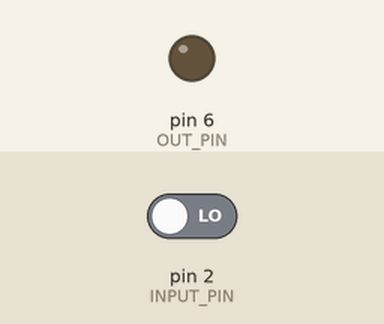
Simulated run of this sketch. Board: Arduino Uno, built with avr-gcc and run on an emulated ATmega328P. Parts: output pins drawn as LEDs (lit = HIGH). The test bench sets the inputs (shaded band); at power-on: pin 2 (INPUT_PIN) LOW.

Above: at 1.2 s.
1.3 s: pin 2 (INPUT_PIN) driven HIGH
At 2.5 s:
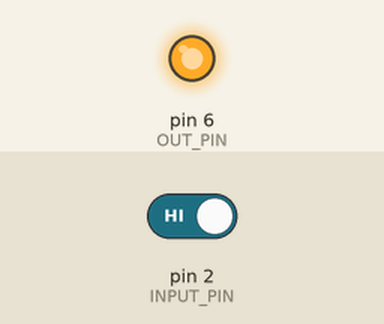
2.8 s: pin 2 (INPUT_PIN) driven LOW
At 3.2 s:
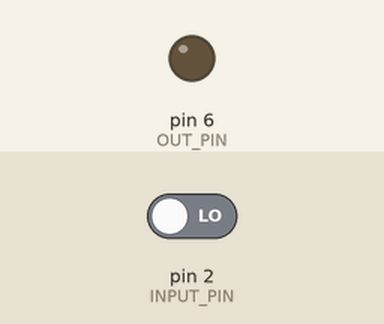
Timing chart, 0 to 5.8 s (numbered marks = the images above; inputs shaded):
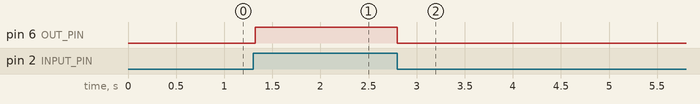

Measured:
- after the input at 1.3 s, pin 6 (OUT_PIN): LOW → HIGH at once
- after the input at 2.8 s, pin 6 (OUT_PIN): HIGH → LOW at once

The sketch:

Codice_antirimbalzo.ino
```cpp
#define DEBOUNCE_TIME  20   //mSec

#define INPUT_PIN   2
#define OUT_PIN     6

#define DEBOUNCE


void setup()
{
  pinMode(INPUT_PIN,INPUT);
  pinMode(OUT_PIN, OUTPUT);
  Serial.begin(9600);

}

void loop()
{
  uint8_t inp_val = 0;

#ifndef DEBOUNCE
  inp_val = digitalRead(INPUT_PIN);
 #endif

 #ifdef DEBOUNCE
  inp_val = read_pin(INPUT_PIN);
 #endif

  digitalWrite(OUT_PIN, inp_val);

}


uint8_t read_pin(uint8_t pin)
{
   uint8_t val = 0;
   unsigned long time = 0;
   uint8_t switch_flag = 0;

  if(digitalRead(pin) == 1)
  {
    time = millis();
    while((millis() - time) < DEBOUNCE_TIME);
    val = digitalRead(pin);
  }
  else
    val = 0;

 return val;
}
```
